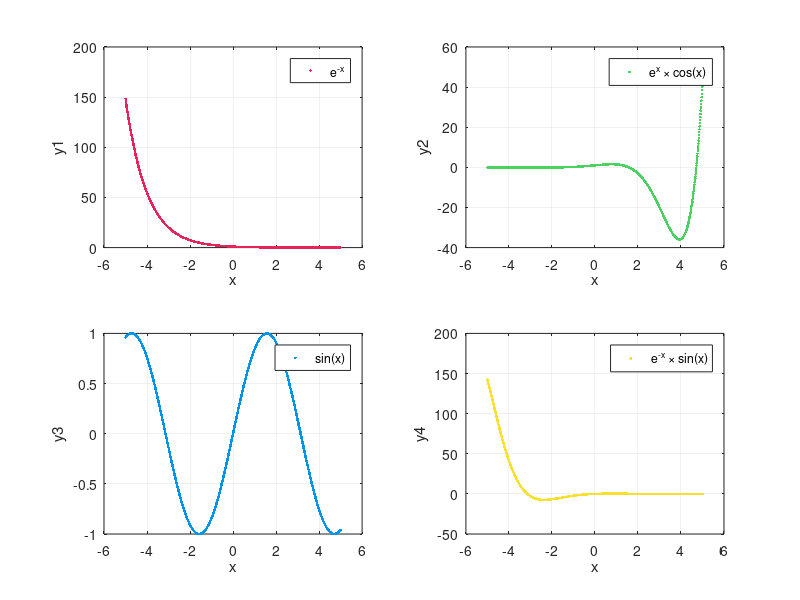

MATLAB code to generate this figure:
% Class #2 Assignment
% Sunday | April 18, 2021

%% Problem 1. (i): find sol of system of linear eq
% --------------------------------------------------------------------------
clc; clear; close all;
A = [
    [5, 6, 7];
    [7, 0, 9];
    [2, 4, 0];
    ];
B = [2, 5, 3]';

x = A \ B; % Ax = B => x = inv(A) * B
disp(x);

% Problem 1. (ii): flatten the matrix
A = A(:)';
disp(A);

% Problem 1. (iii): Discrete plot of A assuming signal starts at t=0
% ! NOTE: HEX color requires MATLAB 2019+. remove fields with `#` to run on 2018 or older

t = 0:length(A) - 1;
stem(t, A, 'o', 'color', '#4AD162', 'MarkerFaceColor', '#4AD162');
title('Discrete plot of A');
xlabel('Time');
ylabel('A');
axis([-1, length(A), 0, max(A) + 2]);
grid('on');
set(gca, 'color', '#24292E');
set(gca, 'GridColor', '#a0a0a0');

%% Problem 2. (i): overlapped plots
% --------------------------------------------------------------------------
clc; clear; close all;

x = -5:0.01:5;
y1 = exp(-x);
y2 = exp(x) .* cos(x);
y3 = sin(x);
y4 = exp(-x) .* sin(x);

plot(x, y1, ...
    x, y2, ...
    x, y3, ...
    x, y4);
axis([-4, 4, -10, 10]);
title('Overlapping Plot');
xlabel('x');
ylabel('f(x)');
legend('e^{-x}', 'e^x \times cos(x)', 'sin(x)', 'e^{-x} \times sin(x)');
grid('on');
set(gca, 'color', '#24292E');
set(gca, 'GridColor', '#a0a0a0');

%% Problem 2 (ii): Subplots
% --------------------------------------------------------------------------
% Subplot of y1
subplot(2, 2, 1);
plot(x, y1, '.', 'color', '#E8235B');
legend('e^{-x}');
xlabel('x');
ylabel('y1');
grid('on');
set(gca, 'color', '#24292E');
set(gca, 'GridColor', '#a0a0a0');

% Subplot of y2
subplot(2, 2, 2);
plot(x, y2, '.', 'color', '#4AD162');
legend('e^x \times cos(x)');
xlabel('x');
ylabel('y2');
grid('on');
set(gca, 'color', '#24292E');
set(gca, 'GridColor', '#a0a0a0');

% Subplot of y3
subplot(2, 2, 3);
plot(x, y3, '.', 'color', '#0094EB');
legend('sin(x)');
xlabel('x');
ylabel('y3');
grid('on');
set(gca, 'color', '#24292E');
set(gca, 'GridColor', '#a0a0a0');

% Subplot of y3
subplot(2, 2, 4);
plot(x, y4, '.', 'color', '#F7E02E');
legend('e^{-x} \times sin(x)');
xlabel('x');
ylabel('y4');
grid('on');
set(gca, 'color', '#24292E');
set(gca, 'GridColor', '#a0a0a0');
